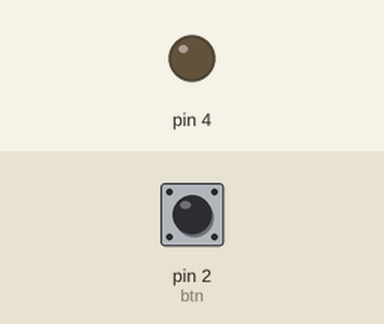
Simulated run of this sketch. Board: Arduino Uno, built with avr-gcc and run on an emulated ATmega328P. Parts: output pins drawn as LEDs (lit = HIGH). Inputs (shaded band) come from the test bench; at power-on: pin 2 (btn) HIGH.

Above: at 1.2 s.
1.3 s: pin 2 (btn) pulled LOW for 0.15 s
At 2.7 s:
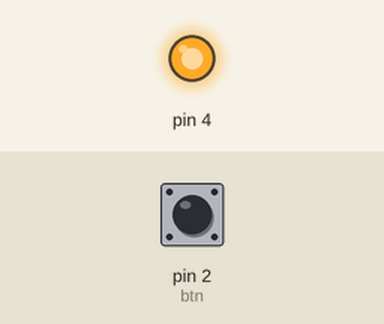
Timing chart, 0 to 4.3 s (numbered marks = the images above; inputs shaded):
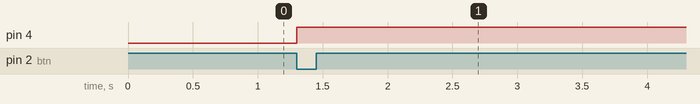

Measured:
- after the input at 1.3 s, pin 4: LOW → HIGH at once

The sketch:

btn_led2.ino
```cpp
#include <Led.h>
#include <Button.h>

Led led(4);
Button btn(2);

void pressed() {
  led.toggle();
  delay(3000);
  //delay함수가 실행될동안 프로그램은 다른 동작을 할 수 없이 정지상태라서 문제.
  //그 시간동안 버튼을 눌러도 감지 못함.
  //그래서 delay는 여러작업이 동시에 일어날 수 있는 상황에서 사용하면 안됨

  //t1 = millis();
  // ... 작업내용
  //t2 = millis();
  //t2-t1 > 1000

  //타이머를 사용 -> SimpleTimer
}

void setup() {
  btn.setCallback(pressed);
}

void loop() {
  btn.check();
}
```
